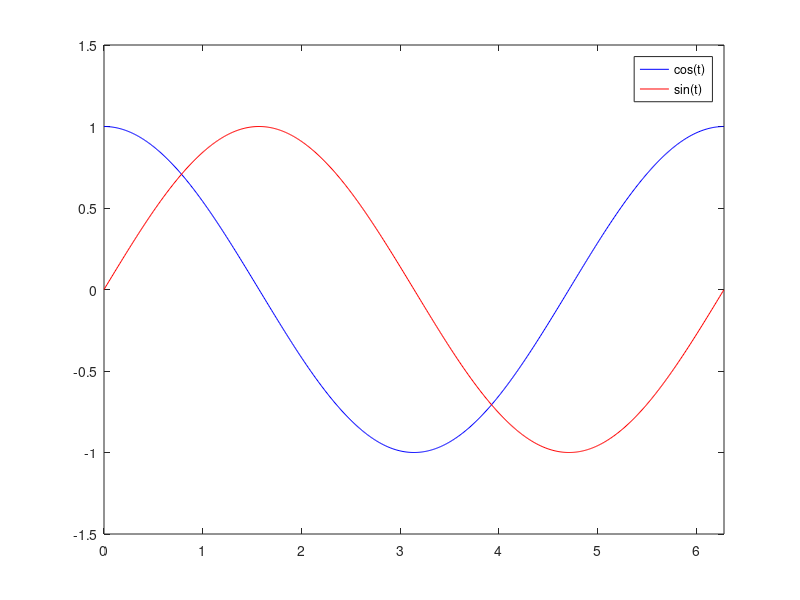

The MATLAB source for this figure:
clc;
clear all;
close all;
t=0:0.01:(2*pi);
x=cos(t);
y=sin(t);
plot(t,x,'b');
hold on;
plot(t,y,'r');
axis([0 2*pi -1.5 1.5]);
legend('cos(t)','sin(t)','Location','NorthEast');
